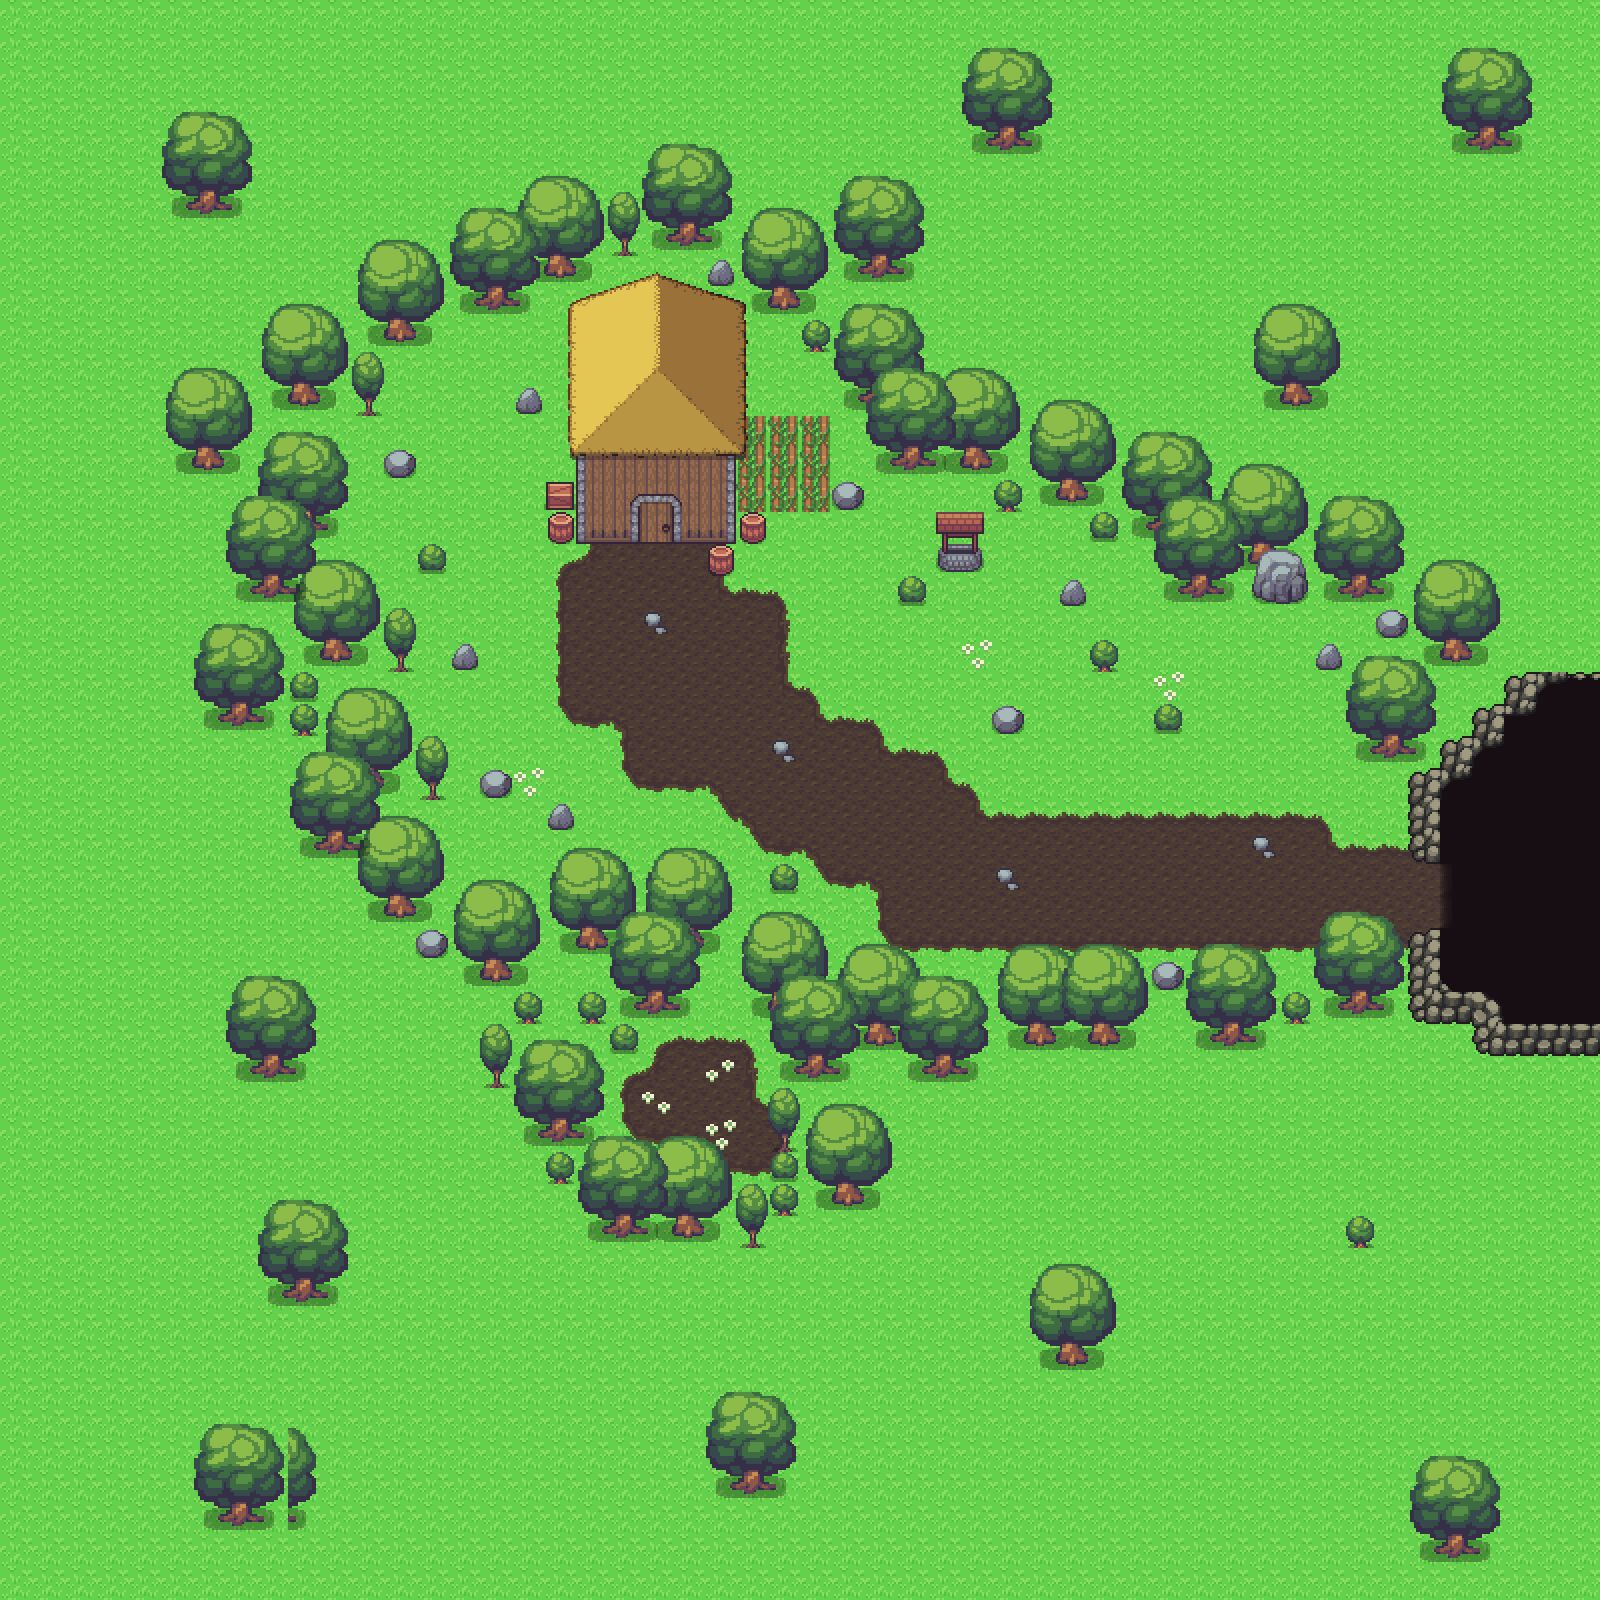

Below is a game level as drawn by its tile map, then a one-line description and the .tmx that defines it (tile-layer data replaced by summaries):
An orthogonal 50x50 tile map with 32x32 px tiles, 7 tile layers (Floor, floor details, Walls, wall details, ...), 3 hidden layers not drawn, 7 tilesets.

<map version="1.10" tiledversion="1.12.0" orientation="orthogonal" renderorder="right-down" width="50" height="50" tilewidth="32" tileheight="32" infinite="0" nextlayerid="16" nextobjectid="1">
 <tileset firstgid="1" source="tileset.tsx" />
 <tileset firstgid="361" source="walls.tsx" />
 <tileset firstgid="505" source="roofs.tsx" />
 <tileset firstgid="761" source="decor.tsx" />
 <tileset firstgid="871" source="folige.tsx" />
 <tileset firstgid="931" source="test.tsx" />
 <tileset firstgid="1043" source="enemies.tsx" />
 <group id="3" name="floors">
  <layer id="1" name="Floor" width="50" height="50">
   <data>[2500 cells, 2500 non-empty, 2 distinct tile ids]</data>
  </layer>
  <layer id="2" name="floor details" width="50" height="50">
   <data>[2500 cells, 125 non-empty, 17 distinct tile ids]</data>
  </layer>
 </group>
 <group id="4" name="walls">
  <layer id="6" name="Walls" width="50" height="50">
   <data>[2500 cells, 642 non-empty, 71 distinct tile ids]</data>
  </layer>
  <layer id="5" name="wall details" width="50" height="50">
   <data>[2500 cells, 154 non-empty, 39 distinct tile ids]</data>
  </layer>
 </group>
 <group id="7" name="Mechanic layers">
  <layer id="8" name="collisoins" width="50" height="50" visible="0">
   <data>[2500 cells, 179 non-empty, 1 distinct tile ids]</data>
  </layer>
  <layer id="11" name="enemies" width="50" height="50" visible="0">
   <data>[2500 cells, 0 non-empty, 0 distinct tile ids]</data>
  </layer>
  <layer id="9" name="item" width="50" height="50">
   <data>[2500 cells, 0 non-empty, 0 distinct tile ids]</data>
  </layer>
  <layer id="10" name="player" width="50" height="50" visible="0">
   <data>[2500 cells, 1 non-empty, 1 distinct tile ids]</data>
  </layer>
 </group>
 <layer id="14" name="Objects" width="50" height="50">
  <data>[2500 cells, 74 non-empty, 29 distinct tile ids]</data>
 </layer>
 <layer id="15" name="animated" width="50" height="50">
  <data>[2500 cells, 0 non-empty, 0 distinct tile ids]</data>
 </layer>
</map>
